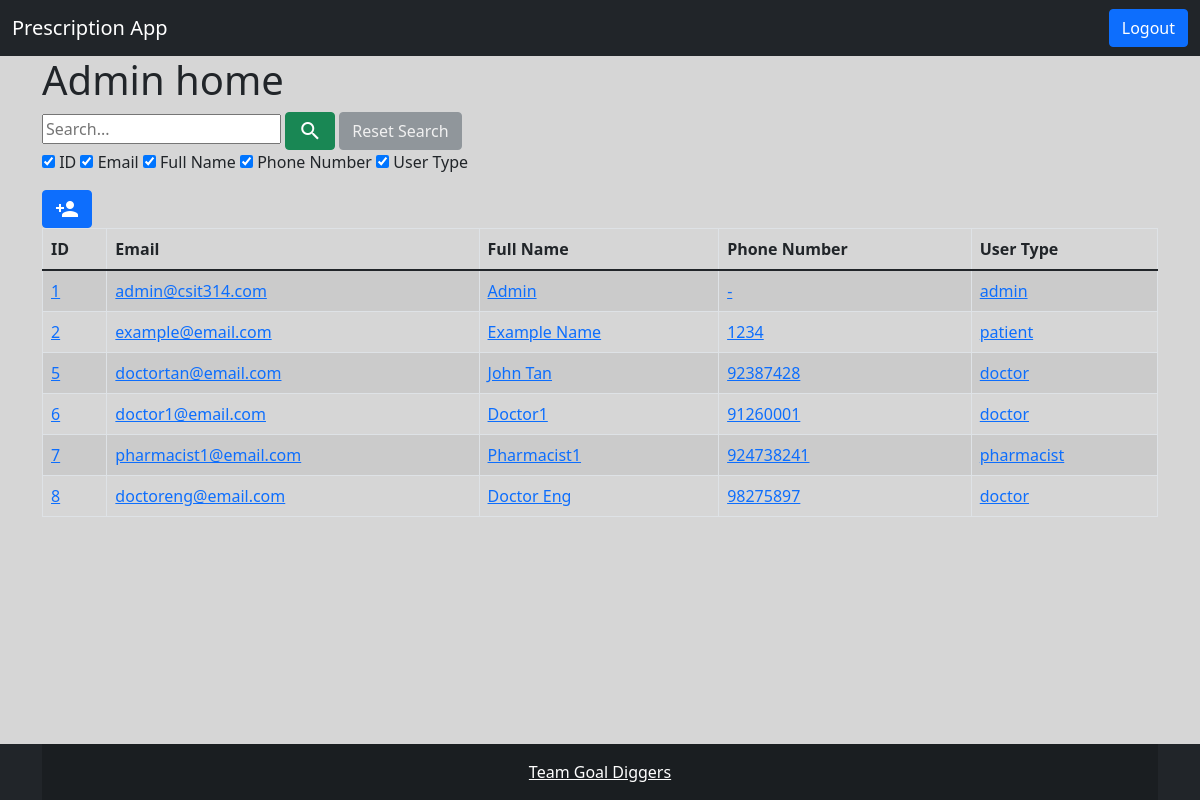
/home/admin/ (signed in), run on an earlier commit of the app's database.
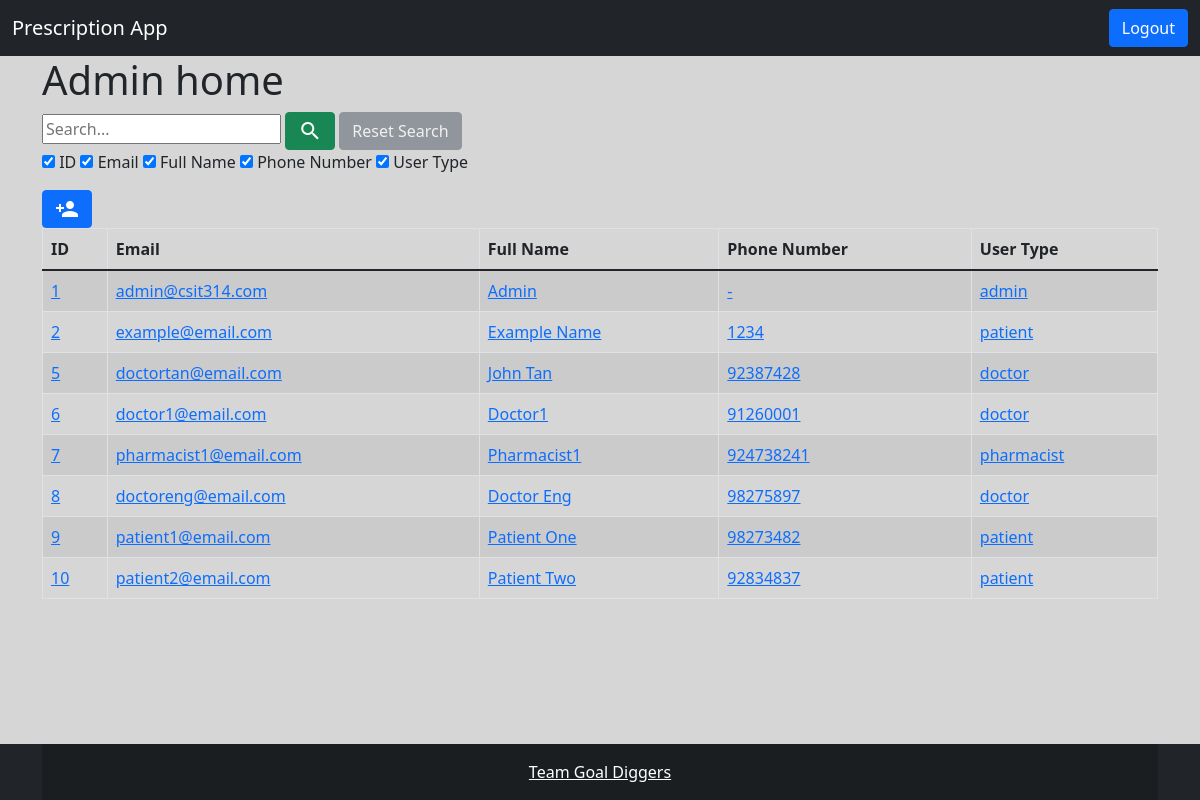
And on a later commit of the database.
### Accounts/models.py (models this page shows, shortened)
class CustomUser(AbstractBaseUser, PermissionsMixin):
    email = models.EmailField("email address", unique=True)
    is_staff = models.BooleanField(default=False)
    is_active = models.BooleanField(default=True)
    user_type = models.CharField(max_length=20, choices=USER_TYPES, default='patient')
    full_name = models.CharField(max_length=200)
    phone_number = models.CharField(max_length=10, unique=True)
    address = models.CharField(max_length=200)
    USERNAME_FIELD = "email"
    REQUIRED_FIELDS = []
    objects = CustomUserManager()
    class Meta:
        verbose_name = 'User'
        verbose_name_plural = 'Users'

### PrescriptionApp/views.py (the view)
# urls.py: path('home/admin/', views.AdminHome.as_view(), name='admin_home'),
class AdminHome(LoginRequiredMixin, ListView):
	login_url = '/login/'
	template_name = 'admin/admin_home.html'
	def dispatch(self, request, *args, **kwargs):
		if request.user.is_authenticated:
			if request.user.user_type == 'admin':
				print('user is admin')
				return self.get(request, *args, **kwargs)
			else:
				return redirect('home')
		else:
			return redirect('Accounts:login')
	def get_queryset(self):
		if self.request.GET.get('search_query'):
			search_query = self.request.GET.get('search_query')
			id_checkbox = self.request.GET.get('id_checkbox')
			email_checkbox = self.request.GET.get('email_checkbox')
			full_name_checkbox = self.request.GET.get('full_name_checkbox')
			phone_number_checkbox = self.request.GET.get('phone_number_checkbox')
			user_type_checkbox = self.request.GET.get('user_type_checkbox')
			all_results = CustomUser.objects.none()
			if id_checkbox:
				all_results = all_results | CustomUser.objects.filter(id__icontains=search_query)
			if email_checkbox:
				all_results = all_results | CustomUser.objects.filter(email__icontains=search_query)
			if full_name_checkbox:
				all_results = all_results | CustomUser.objects.filter(full_name__icontains=search_query)
			if phone_number_checkbox:
				all_results = all_results | CustomUser.objects.filter(phone_number__icontains=search_query)
			if user_type_checkbox:
				all_results = all_results | CustomUser.objects.filter(user_type__icontains=search_query)
			return all_results
		else:
			return CustomUser.objects.all()
	def get_context_data(self, **kwargs):
		context = super(AdminHome, self).get_context_data(**kwargs)
		if self.request.GET.get('search_query'):
			context['search_query'] = self.request.GET.get('search_query')
			context['id_checkbox'] = self.request.GET.get('id_checkbox')
			context['email_checkbox'] = self.request.GET.get('email_checkbox')
			context['full_name_checkbox'] = self.request.GET.get('full_name_checkbox')
			context['phone_number_checkbox'] = self.request.GET.get('phone_number_checkbox')
			context['user_type_checkbox'] = self.request.GET.get('user_type_checkbox')
		else:
			context['search_query'] = False
			context['id_checkbox'] = True
			context['email_checkbox'] = True
			context['full_name_checkbox'] = True
			context['phone_number_checkbox'] = True
			context['user_type_checkbox'] = True
		return context

### templates/admin/admin_home.html (shortened to what this page needs)
{% extends 'home.html' %}
{% block content %}
	<div class="container">
		<h1>{{ request.user.user_type|title }} home</h1>
    <form class="site-form" action="" method="get">
      {% include "search_bar.html" %}
      {% include "admin_search_checkbox.html" %}
    </form>
    <div style="display: inline-block; text-align: right;">
      <a href="{% url 'create_user' %}" class="btn btn-primary icon-button">
        <span class="material-icons">person_add</span>
      </a>
    </div>
    {% include "user_table.html" with admin=True %}
	</div>
{% endblock %}
{% block script %}
  {% load static %}
{% endblock %}

### templates/user_table.html (shortened to what this page needs)
<div class="table-responsive">
  <table class="table table-striped table-bordered table-hover" id="user_table">
    <thead class="thead-dark">
      <tr>
      <th scope="col" class="th-clickable">ID</th>
      <th scope="col" class="th-clickable">Email</th>
      <th scope="col" class="th-clickable">Full Name</th>
      <th scope="col" class="th-clickable">Phone Number</th>
      <th scope="col" class="th-clickable">User Type</th>
      </tr>
    </thead>
    {% for user in object_list %}
      <tr>
        <td><a href="
          {% if admin %}{% url 'view_user' pk=user.id %}{% endif %}
        ">{{ user.id }}</a></td>
        <td><a href="
          {% if admin %}{% url 'view_user' pk=user.id %}{% endif %}
        ">{{ user.email }}</a></td>
        <td><a href="
          {% if admin %}{% url 'view_user' pk=user.id %}{% endif %}
        ">{{ user.full_name }}</a></td>
        <td><a href="
          {% if admin %}{% url 'view_user' pk=user.id %}{% endif %}
        ">{{ user.phone_number }}</a></td>
        <td><a href="
          {% if admin %}{% url 'view_user' pk=user.id %}{% endif %}
        ">{{ user.user_type }}</a></td>
      </tr>
    {% endfor %}
  </table>
</div>

What changed in the data, as far as the page shows it:
added CustomUser: id "9", email "patient1@email.com", full_name "Patient One", phone_number "98273482", user_type "patient"
added CustomUser: id "10", email "patient2@email.com", full_name "Patient Two", phone_number "92834837", user_type "patient"
